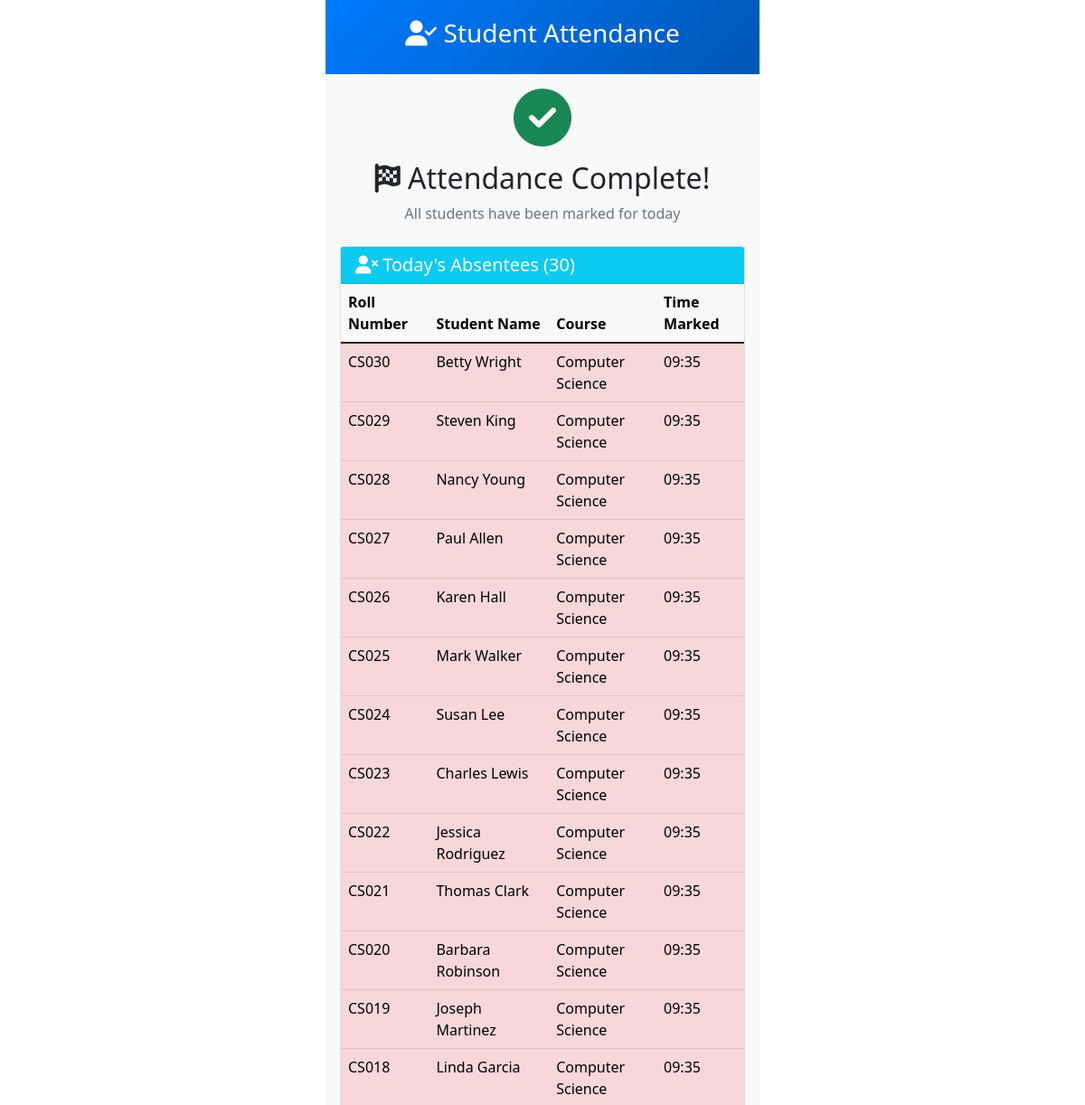
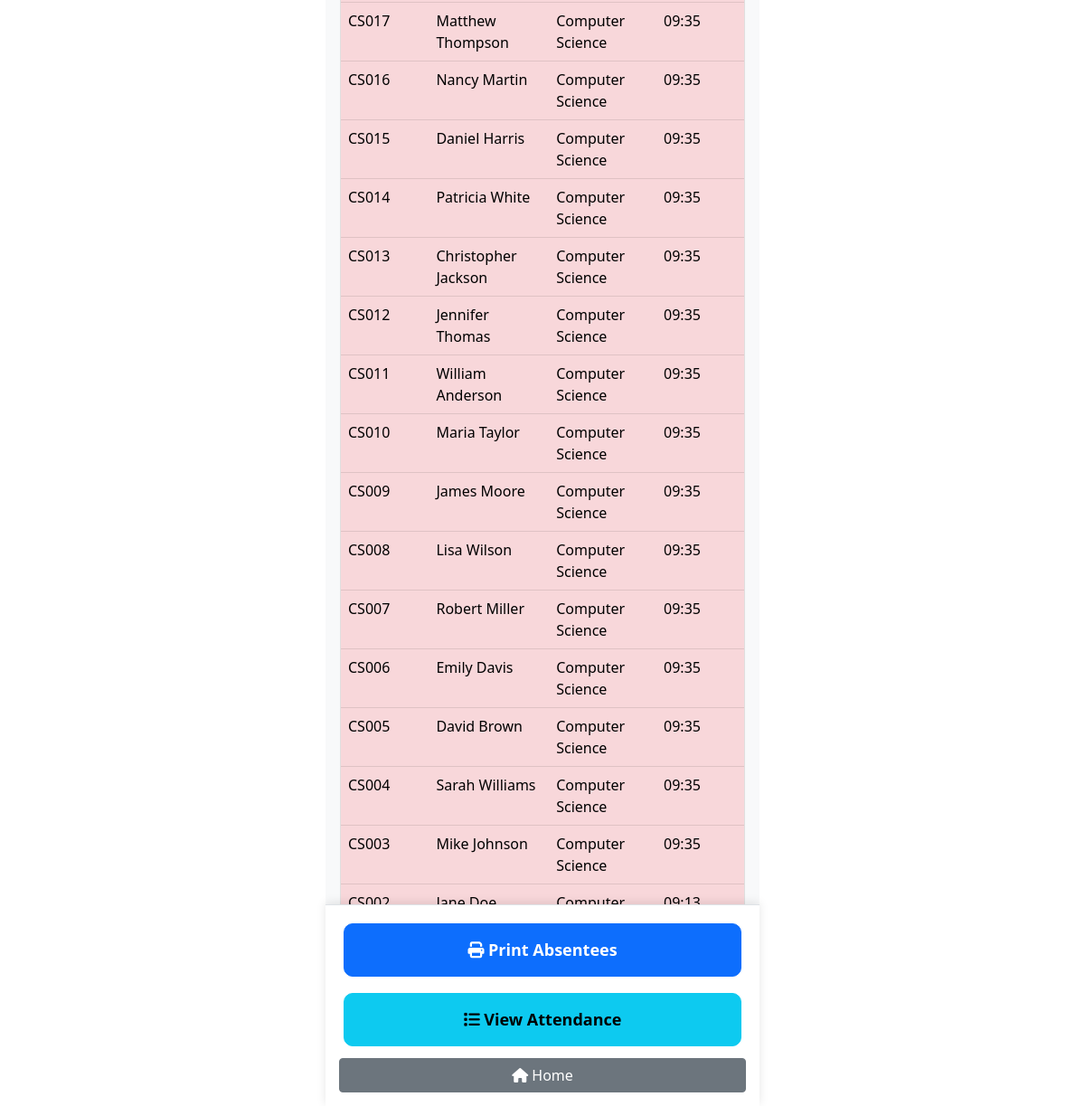
Page /attendance-complete/ on the committed database (2 pictures, top to bottom).
### attendance/models.py (models this page shows, shortened)
class Absence(models.Model):
    student = models.ForeignKey(Student, on_delete=models.CASCADE, related_name='absences')
    date_time = models.DateTimeField(default=timezone.now)
    class Meta:
        ordering = ['-date_time']

class Student(models.Model):
    student_name = models.CharField(max_length=100)
    roll_number = models.CharField(max_length=20, unique=True)
    course_name = models.CharField(max_length=100)
    created_at = models.DateTimeField(auto_now_add=True)
    class Meta:
        ordering = ['roll_number']

### attendance/views.py (the view)
# urls.py: path('attendance-complete/', views.attendance_complete, name='attendance_complete'),
def attendance_complete(request):
    today = timezone.now().date()
    absent_students = Absence.objects.filter(
        date_time__date=today
    ).select_related('student')
    return render(request, 'attendance/attendance_complete.html', {
        'absent_students': absent_students,
        'total_absent': absent_students.count()
    })

### attendance/templates/attendance/attendance_complete.html (shortened to what this page needs)
{% extends 'attendance/base.html' %}
{% block content %}
<div class="text-center mb-4">
    <div class="mb-3">
        <i class="fas fa-check-circle text-success" style="font-size: 4rem;"></i>
    </div>
    <h2><i class="fas fa-flag-checkered"></i> Attendance Complete!</h2>
    <p class="text-muted">All students have been marked for today</p>
</div>
<div class="card">
    <div class="card-header bg-info text-white">
        <h5 class="mb-0"><i class="fas fa-user-times"></i> Today's Absentees ({{ total_absent }})</h5>
    </div>
    <div class="card-body p-0">
        {% if absent_students %}
            <div class="table-responsive">
                <table class="table table-hover mb-0">
                    <thead class="table-light">
                        <tr>
                            <th>Roll Number</th>
                            <th>Student Name</th>
                            <th>Course</th>
                            <th>Time Marked</th>
                        </tr>
                    </thead>
                    <tbody>
                        {% for absence in absent_students %}
                            <tr class="table-danger">
                                <td>{{ absence.student.roll_number }}</td>
                                <td>{{ absence.student.student_name }}</td>
                                <td>{{ absence.student.course_name }}</td>
                                <td>{{ absence.date_time|time:"H:i" }}</td>
                            </tr>
                        {% endfor %}
                    </tbody>
                </table>
            </div>
        {% else %}
            <div class="text-center py-4">
                <i class="fas fa-users text-success" style="font-size: 3rem;"></i>
                <h5 class="mt-3">All Present!</h5>
                <p class="text-muted">No students marked absent today</p>
            </div>
        {% endif %}
    </div>
</div>
<div class="mt-4 text-center">
    <div class="alert alert-success">
        <strong>Summary:</strong> {{ total_absent }} student(s) absent today
    </div>
</div>
{% endblock %}
{% block action_buttons %}
<div class="action-buttons">
    <div class="d-grid gap-2">
        <a href="{% url 'print_absentees' %}" class="btn btn-primary btn-action">
            <i class="fas fa-print"></i> Print Absentees
        </a>
        <a href="{% url 'attendance_list' %}" class="btn btn-info btn-action">
            <i class="fas fa-list"></i> View Attendance
        </a>
        <a href="{% url 'home' %}" class="btn btn-secondary">
            <i class="fas fa-home"></i> Home
        </a>
    </div>
</div>
{% endblock %}

### attendance/templates/attendance/base.html (style rules this page uses)
.action-buttons { position: fixed; bottom: 0; left: 50%; transform: translateX(-50%); width: 100%; max-width: 480px; background: white; padding: 15px; border-top: 1px solid #dee2e6; box-shadow: 0 -2px 10px rgba(0,0,0,0.1); }
.btn-action { padding: 15px; font-size: 18px; font-weight: bold; border-radius: 10px; margin: 5px; }

### rows in the picture
Absence: student.roll_number "CS030", student.student_name "Betty Wright", student.course_name "Computer Science", date_time "09:35"
Absence: student.roll_number "CS029", student.student_name "Steven King", student.course_name "Computer Science", date_time "09:35"
Absence: student.roll_number "CS028", student.student_name "Nancy Young", student.course_name "Computer Science", date_time "09:35"
Absence: student.roll_number "CS027", student.student_name "Paul Allen", student.course_name "Computer Science", date_time "09:35"
Absence: student.roll_number "CS026", student.student_name "Karen Hall", student.course_name "Computer Science", date_time "09:35"
Absence: student.roll_number "CS025", student.student_name "Mark Walker", student.course_name "Computer Science", date_time "09:35"
Absence: student.roll_number "CS024", student.student_name "Susan Lee", student.course_name "Computer Science", date_time "09:35"
Absence: student.roll_number "CS023", student.student_name "Charles Lewis", student.course_name "Computer Science", date_time "09:35"
Absence: student.roll_number "CS022", student.student_name "Jessica Rodriguez", student.course_name "Computer Science", date_time "09:35"
Absence: student.roll_number "CS021", student.student_name "Thomas Clark", student.course_name "Computer Science", date_time "09:35"
Absence: student.roll_number "CS020", student.student_name "Barbara Robinson", student.course_name "Computer Science", date_time "09:35"
Absence: student.roll_number "CS019", student.student_name "Joseph Martinez", student.course_name "Computer Science", date_time "09:35"
Absence: student.roll_number "CS018", student.student_name "Linda Garcia", student.course_name "Computer Science", date_time "09:35"
Absence: student.roll_number "CS017", student.student_name "Matthew Thompson", student.course_name "Computer Science", date_time "09:35"
Absence: student.roll_number "CS016", student.student_name "Nancy Martin", student.course_name "Computer Science", date_time "09:35"
Absence: student.roll_number "CS015", student.student_name "Daniel Harris", student.course_name "Computer Science", date_time "09:35"
Absence: student.roll_number "CS014", student.student_name "Patricia White", student.course_name "Computer Science", date_time "09:35"
Absence: student.roll_number "CS013", student.student_name "Christopher Jackson", student.course_name "Computer Science", date_time "09:35"
Absence: student.roll_number "CS012", student.student_name "Jennifer Thomas", student.course_name "Computer Science", date_time "09:35"
Absence: student.roll_number "CS011", student.student_name "William Anderson", student.course_name "Computer Science", date_time "09:35"
Absence: student.roll_number "CS010", student.student_name "Maria Taylor", student.course_name "Computer Science", date_time "09:35"
Absence: student.roll_number "CS009", student.student_name "James Moore", student.course_name "Computer Science", date_time "09:35"
Absence: student.roll_number "CS008", student.student_name "Lisa Wilson", student.course_name "Computer Science", date_time "09:35"
Absence: student.roll_number "CS007", student.student_name "Robert Miller", student.course_name "Computer Science", date_time "09:35"
Absence: student.roll_number "CS006", student.student_name "Emily Davis", student.course_name "Computer Science", date_time "09:35"
Absence: student.roll_number "CS005", student.student_name "David Brown", student.course_name "Computer Science", date_time "09:35"
Absence: student.roll_number "CS004", student.student_name "Sarah Williams", student.course_name "Computer Science", date_time "09:35"
Absence: student.roll_number "CS003", student.student_name "Mike Johnson", student.course_name "Computer Science", date_time "09:35"
Absence: student.roll_number "CS002", student.student_name "Jane Doe", student.course_name "Computer…", date_time "09:13"

### other values in the picture
{{ total_absent }} "30"
